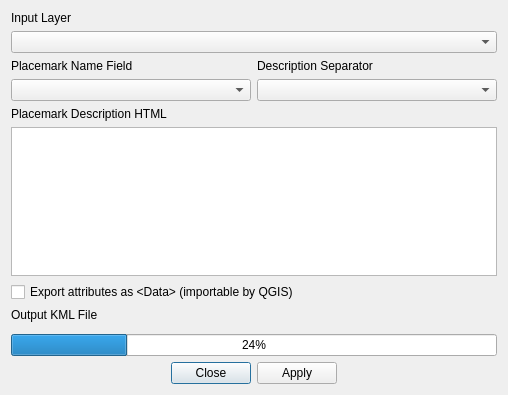
<?xml version="1.0" encoding="UTF-8"?>
<ui version="4.0">
 <class>mmqgis_kml_export_form</class>
 <widget class="QDialog" name="mmqgis_kml_export_form">
  <property name="windowModality">
   <enum>Qt::ApplicationModal</enum>
  </property>
  <property name="enabled">
   <bool>true</bool>
  </property>
  <property name="geometry">
   <rect>
    <x>0</x>
    <y>0</y>
    <width>508</width>
    <height>395</height>
   </rect>
  </property>
  <property name="mouseTracking">
   <bool>false</bool>
  </property>
  <property name="windowTitle">
   <string>Google Maps KML Export</string>
  </property>
  <layout class="QVBoxLayout" name="verticalLayout">
   <item>
    <widget class="QLabel" name="label_4">
     <property name="text">
      <string>Input Layer</string>
     </property>
     <property name="alignment">
      <set>Qt::AlignBottom|Qt::AlignLeading|Qt::AlignLeft</set>
     </property>
    </widget>
   </item>
   <item>
    <widget class="QComboBox" name="input_layer_name"/>
   </item>
   <item>
    <layout class="QGridLayout" name="gridLayout">
     <item row="2" column="1">
      <widget class="QComboBox" name="separator"/>
     </item>
     <item row="2" column="0">
      <widget class="QComboBox" name="name_field"/>
     </item>
     <item row="1" column="0">
      <widget class="QLabel" name="label_3">
       <property name="text">
        <string>Placemark Name Field</string>
       </property>
      </widget>
     </item>
     <item row="1" column="1">
      <widget class="QLabel" name="label_5">
       <property name="text">
        <string>Description Separator</string>
       </property>
      </widget>
     </item>
    </layout>
   </item>
   <item>
    <widget class="QLabel" name="label_2">
     <property name="text">
      <string>Placemark Description HTML</string>
     </property>
    </widget>
   </item>
   <item>
    <widget class="QTextEdit" name="description"/>
   </item>
   <item>
    <widget class="QCheckBox" name="export_data">
     <property name="text">
      <string>Export attributes as &lt;Data&gt; (importable by QGIS)</string>
     </property>
    </widget>
   </item>
   <item>
    <widget class="QLabel" name="label">
     <property name="text">
      <string>Output KML File</string>
     </property>
    </widget>
   </item>
   <item>
    <widget class="QgsFileWidget" name="output_file_name">
     <property name="filter">
      <string>Shapefile (*.shp)</string>
     </property>
    </widget>
   </item>
   <item>
    <widget class="QProgressBar" name="status">
     <property name="value">
      <number>24</number>
     </property>
    </widget>
   </item>
   <item>
    <widget class="QDialogButtonBox" name="buttonBox">
     <property name="orientation">
      <enum>Qt::Horizontal</enum>
     </property>
     <property name="standardButtons">
      <set>QDialogButtonBox::Apply|QDialogButtonBox::Close</set>
     </property>
     <property name="centerButtons">
      <bool>true</bool>
     </property>
    </widget>
   </item>
  </layout>
 </widget>
 <customwidgets>
  <customwidget>
   <class>QgsFileWidget</class>
   <extends>QWidget</extends>
   <header>qgsfilewidget.h</header>
  </customwidget>
 </customwidgets>
 <tabstops>
  <tabstop>input_layer_name</tabstop>
  <tabstop>name_field</tabstop>
  <tabstop>separator</tabstop>
  <tabstop>buttonBox</tabstop>
 </tabstops>
 <resources/>
 <connections>
  <connection>
   <sender>buttonBox</sender>
   <signal>accepted()</signal>
   <receiver>mmqgis_kml_export_form</receiver>
   <slot>accept()</slot>
   <hints>
    <hint type="sourcelabel">
     <x>248</x>
     <y>254</y>
    </hint>
    <hint type="destinationlabel">
     <x>157</x>
     <y>274</y>
    </hint>
   </hints>
  </connection>
  <connection>
   <sender>buttonBox</sender>
   <signal>rejected()</signal>
   <receiver>mmqgis_kml_export_form</receiver>
   <slot>reject()</slot>
   <hints>
    <hint type="sourcelabel">
     <x>316</x>
     <y>260</y>
    </hint>
    <hint type="destinationlabel">
     <x>286</x>
     <y>274</y>
    </hint>
   </hints>
  </connection>
 </connections>
</ui>
